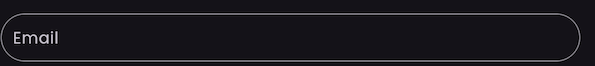
#> input picture src/test/resources/images/login/emailinputlogin.png, 595 x 66 px
$ python compress_image.py ../src/test/resources/images/login/emailinputlogin.png out.png
#> lines starting #> are read from the running program, lines starting #| are printed output that depends on the picture
from PIL import Image
import sys

def compress_image(input_path, output_path, max_size=(300, 100)):
    # Open the image
#> called with output_path = 'out.png', max_size = (300, 100)
    with Image.open(input_path) as img:
        # Convert to RGB if needed
#> img is the input picture: PIL image 595x66 RGBA; mean R, G, B, A 25.9, 24, 29.7, 255
        if img.mode != 'RGB':
            img = img.convert('RGB')
#> img: PIL image 595x66 RGB

        # Resize image while maintaining aspect ratio
        img.thumbnail(max_size, Image.Resampling.LANCZOS)
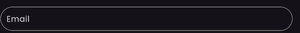
#> img: PIL image 300x33 RGB; mean R, G, B 25.9, 24, 29.7

        # Save with compression
        img.save(output_path, 'PNG', optimize=True, quality=95)

        print(f"Original size: {img.size}")
#| Original size: (300, 33)
        print(f"Compressed and saved to: {output_path}")

if __name__ == "__main__":
    if len(sys.argv) != 3:
        print("Usage: python compress_image.py input_path output_path")
        sys.exit(1)

    input_path = sys.argv[1]
    output_path = sys.argv[2]
    compress_image(input_path, output_path)
